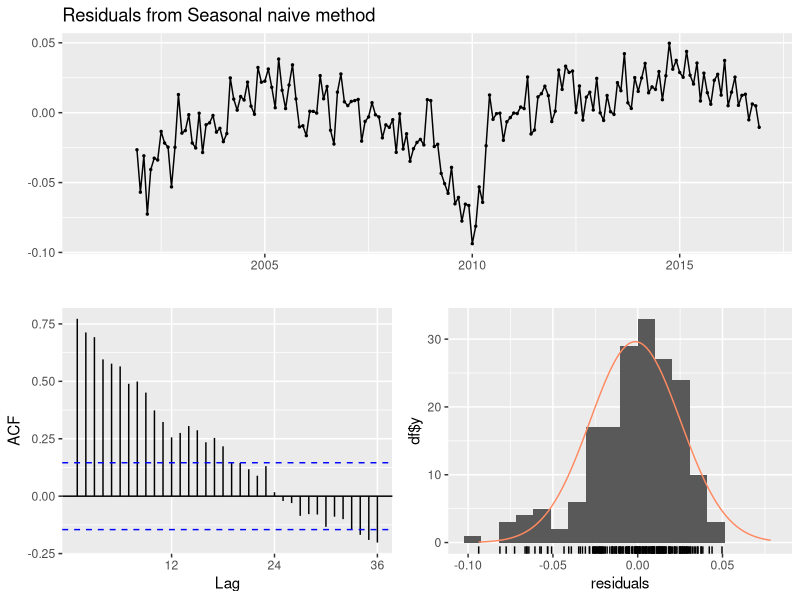
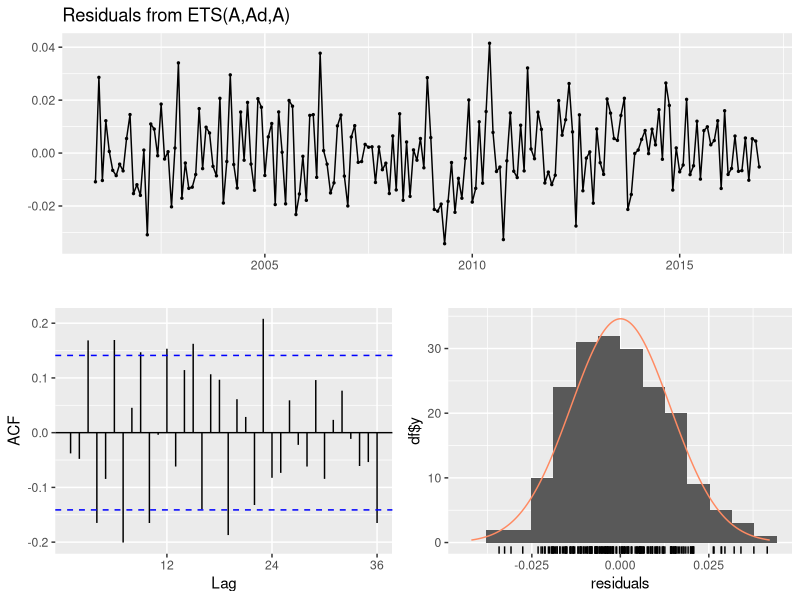
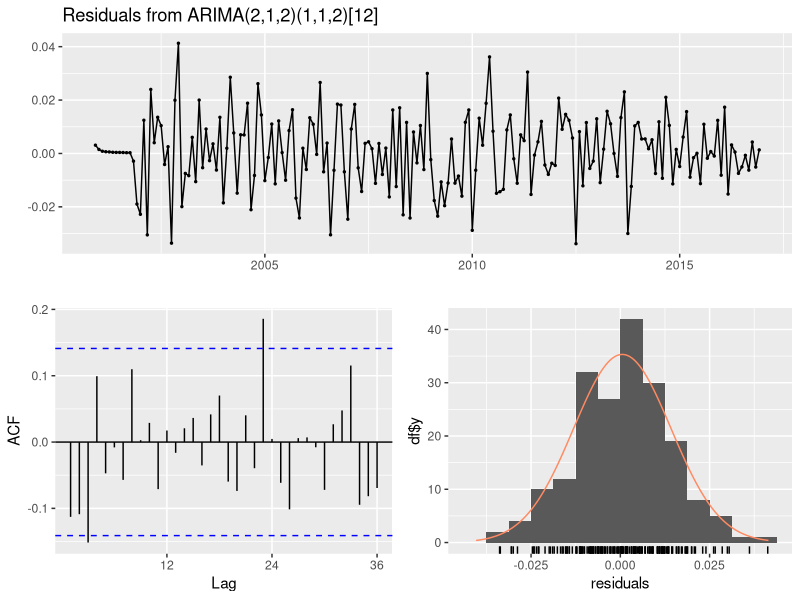
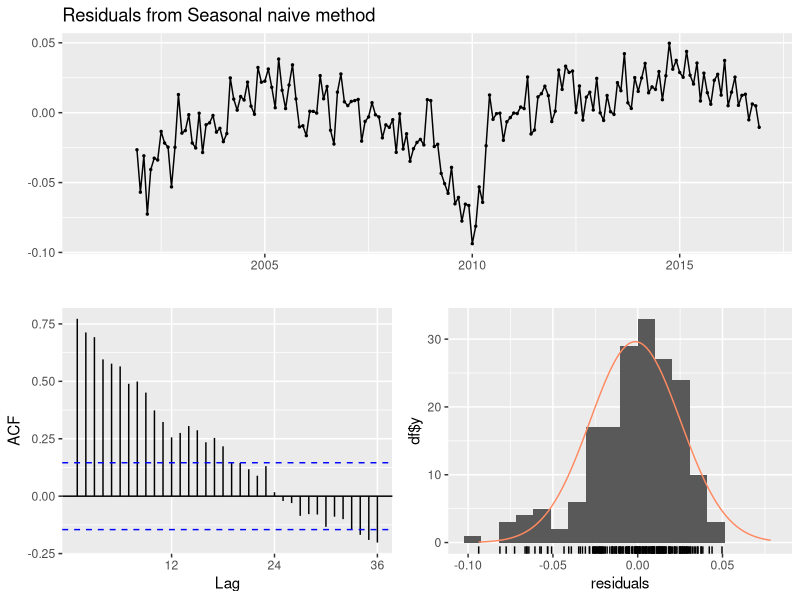
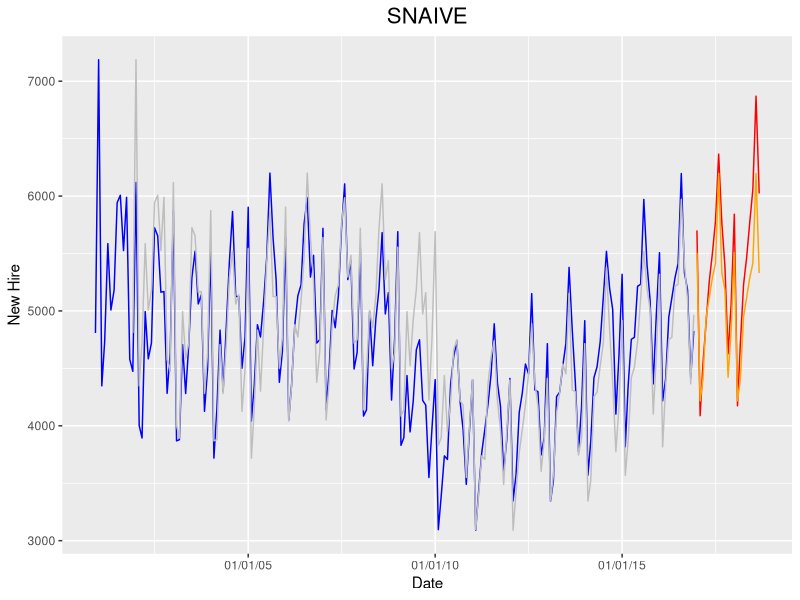
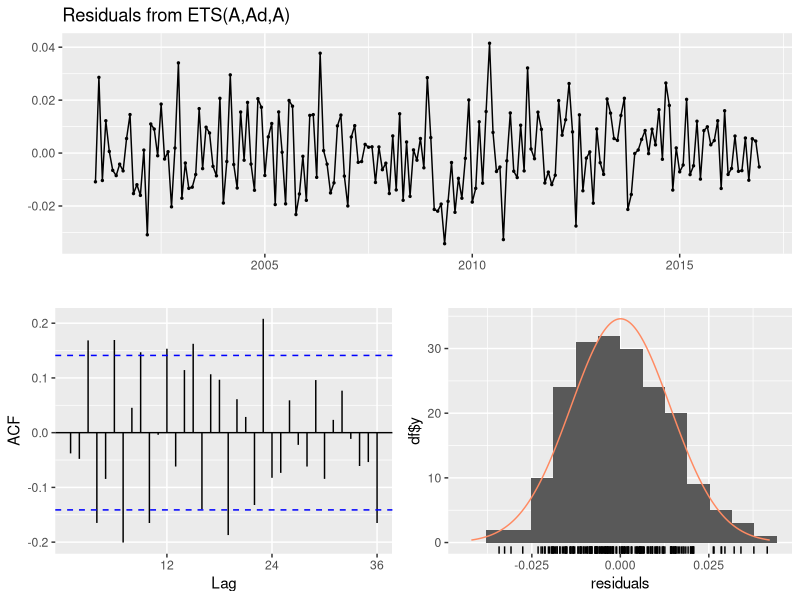
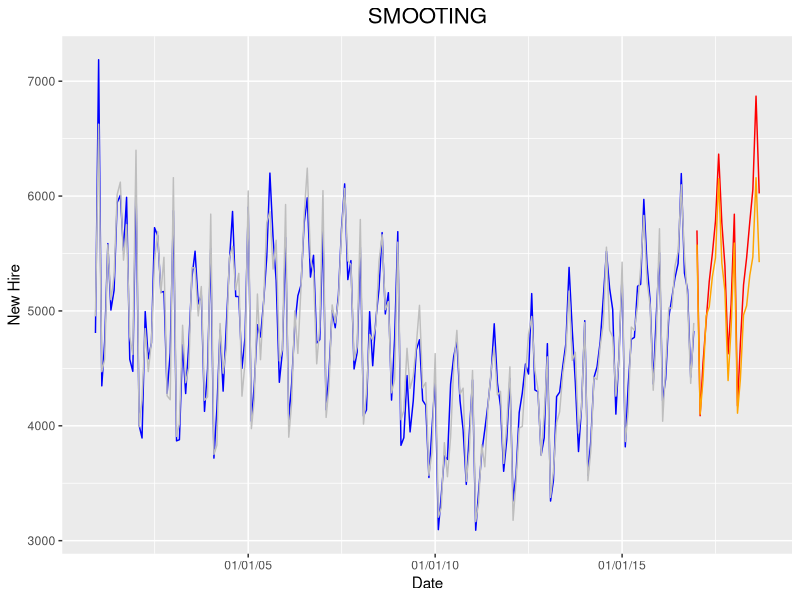
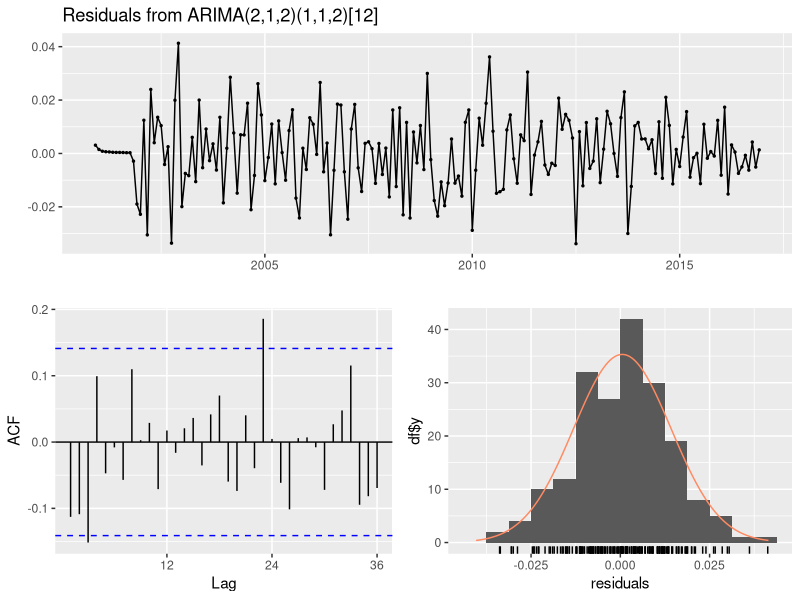

Reproduce these figures in R, in order.
#Upload libraries
library(forecast)
library(ggplot2)
library(scales)


data=read.csv("data.csv")
head(data,3)
tail(data,3)

data.ts=ts(data$New.Hire,start=c(2000,12),frequency =12 )

# Create training and testing setsusing function window

# senario 1
train.start.1=c(2000,12)
train.end.1=c(2016,12)

test.start.1=c(2017,1)
test.end.1=c(2017,12)

train.ts.1=window(data.ts,end=train.end.1)
test.ts.1=window(data.ts,start=test.start.1, end = test.end.1)

nTrain.1=length(train.ts.1)
nTest.1=length(test.ts.1)






##################################################################################################
# M1 = SEASONAL NAIVE MODEL
##################################################################################################

# Build a seasonal naive model using training set and label it as M1
# Since this model is trivial, it generates forecast unlike other models such as smoothing or ARIMA, 
# thus we need to indicate forecast horizon h=nTest (nTest represents how large testing/valdiation set is)
# We will also indicate confidence level for prediction interval

M1=snaive(train.ts.1,h=nTest.1,level=95,lambda="auto")

# Explanation:


# Accuracy metrics
round(accuracy(M1,test.ts.1)[,c("RMSE","MAPE")],2) # rounded to 2nd decimal digit
# Note that these accuarcy metrics coincide with teh ones I got in excel. 

#RMSE MAPE
#Training set 336.16 5.54
#Test set     229.91 3.86

# Residual diagnistics
checkresiduals(M1)
# Residuals do not resemble white noise. There is depends/patterns that seasonal naive model 
# was unable to capture. Also there seems to be outliers and it would be interesting to see what happened 
# during quarters of extreme outlying points. 




##################################################################################################
# M2 = SMOOTHING MODEL
##################################################################################################

# Build teh best smoothing model
M2=ets(train.ts.1,lambda="auto")

# What is it?
M2

#ETS(A,Ad,A) -> additive noise(first A), additive trend (second A) and additive seasonality (3rd A)


M2F=forecast(M2,h=nTest.1,level=95)


# Accuracy metrics
round(accuracy(M2F,test.ts.1)[,c("RMSE","MAPE")],2) # rounded to 2nd decimal digit

#               RMSE MAPE
#Training set 180.18 3.08
#Test set     212.37 3.54
# residual diagnostics
checkresiduals(M2)
# residuals look like white noise, stationary uncorrelated(no dependence) sequency of numbers, i.e.
# our models seems to be adequate


##################################################################################################
# M3 = Regression, IN excel
##################################################################################################


##################################################################################################
# M4 = ARIMA MODEL
##################################################################################################

# Build the best arima model
M4=auto.arima(train.ts.1,lambda="auto")

# What is it?
M4

#ARIMA(2,1,2)(1,1,2)[12]  with drift -> this model includes y(t-1), y(t-4) and first order seasonal differencing and drift(trend)

# Generate forecast
M4F=forecast(M4,h=nTest.1,level=95)

# We may print the forecasts and corresponding 95 prediction intervals [lower bound,Upper bound]
M4F


# Accuracy metrics
round(accuracy(M4F,test.ts.1)[,c("RMSE","MAPE")],2) # rounded to 2nd decimal digit

#               RMSE MAPE
#Training set 174.41 2.92
#Test set     183.48 3.10

# residual diagnostics
checkresiduals(M4)
# residuals look like white noise, stationary uncorrelated(no dependence) sequency of numbers, i.e.
# our models seems to be adequate


# senario 2
train.start.2=c(2000,12)
train.end.2=c(2016,12)

test.start.2=c(2017,1)
test.end.2=c(2018,9)

train.ts.2=window(data.ts,end=train.end.2)
test.ts.2=window(data.ts,start=test.start.2, end = test.end.2)

nTrain.2=length(train.ts.2)
nTest.2=length(test.ts.2)






##################################################################################################
# M1 = SEASONAL NAIVE MODEL
##################################################################################################

# Build a seasonal naive model using training set and label it as M1
# Since this model is trivial, it generates forecast unlike other models such as smoothing or ARIMA, 
# thus we need to indicate forecast horizon h=nTest (nTest represents how large testing/valdiation set is)
# We will also indicate confidence level for prediction interval

M1.2=snaive(train.ts.2,h=nTest.2,level=95,lambda="auto")

# Explanation:


# Accuracy metrics
round(accuracy(M1.2,test.ts.2)[,c("RMSE","MAPE")],2) # rounded to 2nd decimal digit
# Note that these accuarcy metrics coincide with teh ones I got in excel. 


M1.2F=forecast(M1.2,h=nTest.2,level=95)

#RMSE MAPE
#Training set 336.16 5.54
#Test set     353.45 5.32

# Residual diagnistics
checkresiduals(M1)
# Residuals do not resemble white noise. There is depends/patterns that seasonal naive model 
# was unable to capture. Also there seems to be outliers and it would be interesting to see what happened 
# during quarters of extreme outlying points. 


# draw graph
plot.snaive = data.frame(time = data$DATE,
           train = c(train.ts.2, rep(NA,length(test.ts.2))), 
           fitted = c(M1.2$fitted, rep(NA,length(test.ts.2))),
           test = c(rep(NA, length(train.ts.2)), test.ts.2),
           predict = c(rep(NA, length(train.ts.2)), M1.2F$mean),
           upper = c(rep(NA, length(train.ts.2)), M1.2F$upper),
           lower = c(rep(NA, length(train.ts.2)), M1.2F$lower))

plot.snaive %>%
  ggplot(aes(x = as.Date(time, format = '%m/%d/%y')))+
  geom_line(aes(y = train, group = 1), color = "blue") +
  geom_line(aes(y = test, group = 1), color = "red") +
  geom_line(aes(y = fitted, group = 1), color = "gray") +
  geom_line(aes(y = predict, group = 1), color= 'orange')+
 # scale_color_manual("", 
 #                     breaks = c("New Hire.train", "New Hire.test",
 #                                "Prediction.train","Prediction.test"),
 #                     values = c("blue", "red", "gray",'orange')) +
  labs(title = "SNAIVE", x = "Date", y = "New Hire")+
  scale_x_date(labels = date_format("%m/%d/%y"))+
  theme(plot.title = element_text(size=16,hjust = 0.5))
  


##################################################################################################
# M2 = SMOOTHING MODEL
##################################################################################################

# Build teh best smoothing model
M2.2=ets(train.ts.2,lambda="auto")

# What is it?
M2.2

#ETS(A,Ad,A) -> additive noise(first A), additive trend (second A) and additive seasonality (3rd A)


M2.2F=forecast(M2.2,h=nTest.2,level=95)


# Accuracy metrics
round(accuracy(M2.2F,test.ts.2)[,c("RMSE","MAPE")],2) # rounded to 2nd decimal digit


#               RMSE MAPE
#Training set 180.18 3.08
#Test set     335.53 5.02

# residual diagnostics
checkresiduals(M2)
# residuals look like white noise, stationary uncorrelated(no dependence) sequency of numbers, i.e.
# our models seems to be adequate


plot.ets = data.frame(time = data$DATE,
                         train = c(train.ts.2, rep(NA,length(test.ts.2))), 
                         fitted = c(M2.2$fitted, rep(NA,length(test.ts.2))),
                         test = c(rep(NA, length(train.ts.2)), test.ts.2),
                         predict = c(rep(NA, length(train.ts.2)), M2.2F$mean),
                         upper = c(rep(NA, length(train.ts.2)), M2.2F$upper),
                         lower = c(rep(NA, length(train.ts.2)), M2.2F$lower))

plot.ets %>%
  ggplot(aes(x = as.Date(time, format = '%m/%d/%y')))+
  geom_line(aes(y = train, group = 1), color = "blue") +
  geom_line(aes(y = test, group = 1), color = "red") +
  geom_line(aes(y = fitted, group = 1), color = "gray") +
  geom_line(aes(y = predict, group = 1), color= 'orange')+
  # scale_color_manual("", 
  #                     breaks = c("New Hire.train", "New Hire.test",
  #                                "Prediction.train","Prediction.test"),
  #                     values = c("blue", "red", "gray",'orange')) +
  labs(title = "SMOOTING", x = "Date", y = "New Hire")+
  scale_x_date(labels = date_format("%m/%d/%y"))+
  theme( plot.title = element_text(size=16,hjust = 0.5))


##################################################################################################
# M4 = ARIMA MODEL
##################################################################################################

# Build the best arima model
M4.2=auto.arima(train.ts.2,lambda="auto")

# What is it?
M4.2

#ARIMA(2,1,2)(1,1,2)[12] with drift -> this model includes y(t-1), y(t-4) and first order seasonal differencing and drift(trend)

# Generate forecast
M4.2F=forecast(M4.2,h=nTest.2,level=95)

# We may print the forecasts and corresponding 95 prediction intervals [lower bound,Upper bound]
M4.2F


# Accuracy metrics
round(accuracy(M4.2F,test.ts.2)[,c("RMSE","MAPE")],2) # rounded to 2nd decimal digit



#               RMSE MAPE
#Training set 174.41 2.92
#Test set     269.06 4.07

# residual diagnostics
checkresiduals(M4.2)
# residuals look like white noise, stationary uncorrelated(no dependence) sequency of numbers, i.e.
# our models seems to be adequate



plot.arima = data.frame(time = data$DATE,
                      train = c(train.ts.2, rep(NA,length(test.ts.2))), 
                      fitted = c(M4.2$fitted, rep(NA,length(test.ts.2))),
                      test = c(rep(NA, length(train.ts.2)), test.ts.2),
                      predict = c(rep(NA, length(train.ts.2)), M4.2F$mean),
                      upper = c(rep(NA, length(train.ts.2)), M4.2F$upper),
                      lower = c(rep(NA, length(train.ts.2)), M4.2F$lower))

plot.arima %>%
  ggplot(aes(x = as.Date(time, format = '%m/%d/%y')))+
  geom_line(aes(y = train, group = 1), color = "blue") +
  geom_line(aes(y = test, group = 1), color = "red") +
  geom_line(aes(y = fitted, group = 1), color = "gray") +
  geom_line(aes(y = predict, group = 1), color= 'orange')+
  # scale_color_manual("", 
  #                     breaks = c("New Hire.train", "New Hire.test",
  #                                "Prediction.train","Prediction.test"),
  #                     values = c("blue", "red", "gray",'orange')) +
  labs(title = "ARIMA", x = "Date", y = "New Hire")+
  scale_x_date(labels = date_format("%m/%d/%y"))+
  theme( plot.title = element_text(size=16,hjust = 0.5))

##################################################################################################
# M = Champion model to forecast future values for the next 2 years (8 quarters)
##################################################################################################

# If your champion model is an ARIMA that you built in R 
# Refit it using all data ( training and testing) and predict next 2 years of data

M.ARIMA=auto.arima(data.ts,lambda="auto")

# Forecast future
MF.ARIMA=forecast(M.ARIMA,h=12,level=95)

# Print Forecasts and PI's
MF.ARIMA
plot(MF.ARIMA)



